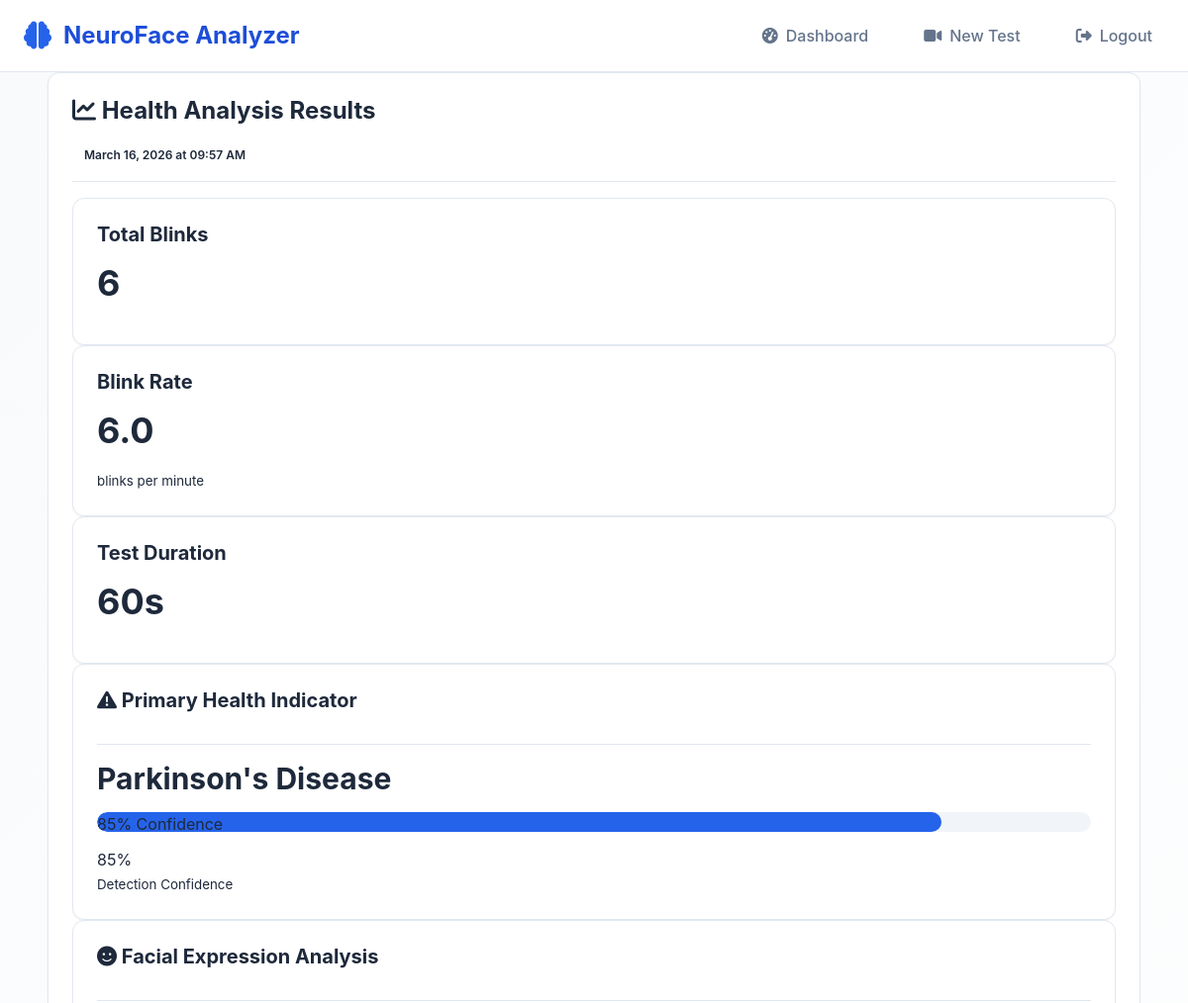
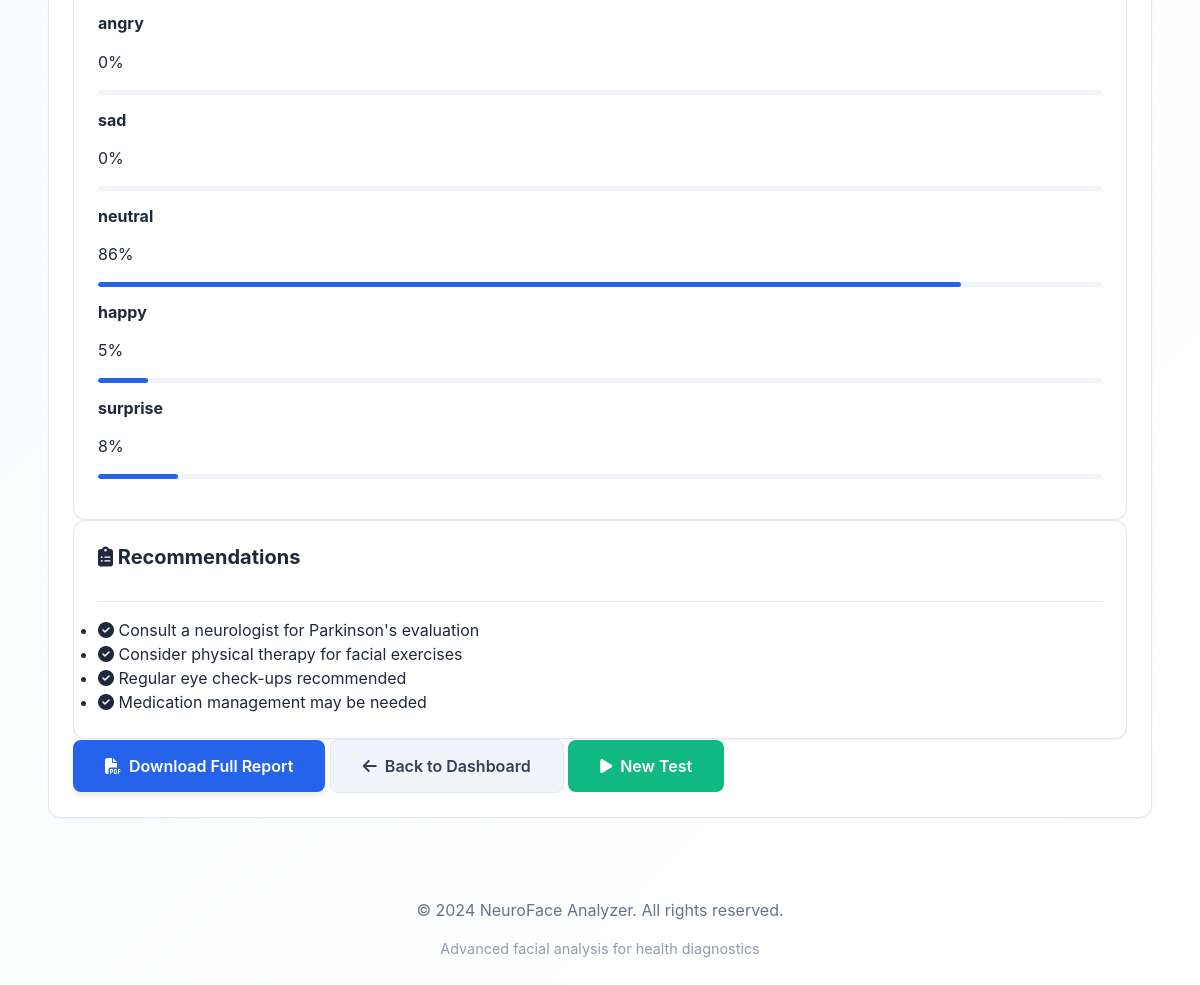
The app's page /results/3 (signed in) with its own data (2 pictures, top to bottom).
### models.py (models this page shows)
class TestResult(db.Model):
    __tablename__ = 'test_results'
    id = db.Column(db.Integer, primary_key=True)
    user_id = db.Column(db.Integer, db.ForeignKey('users.id'), nullable=False)
    blink_count = db.Column(db.Integer, default=0)
    blink_rate = db.Column(db.Float, default=0.0)
    micro_expressions = db.Column(db.Text)  # JSON string
    conditions = db.Column(db.Text)  # JSON string
    confidence_scores = db.Column(db.Text)  # JSON string
    recommendations = db.Column(db.Text)  # JSON string
    facial_asymmetry = db.Column(db.Float, default=0.0)
    expression_variability = db.Column(db.Float, default=0.0)
    test_duration = db.Column(db.Integer, default=60)  # seconds
    test_date = db.Column(db.DateTime, default=datetime.utcnow)

class HealthCondition(db.Model):
    __tablename__ = 'health_conditions'
    id = db.Column(db.Integer, primary_key=True)
    test_result_id = db.Column(db.Integer, db.ForeignKey('test_results.id'), nullable=False)
    condition_name = db.Column(db.String(100))
    confidence_score = db.Column(db.Float, default=0.0)
    detected_at = db.Column(db.DateTime, default=datetime.utcnow)

### app.py (the view)
@app.route('/results/<int:result_id>')
@login_required
def results(result_id):
    result = TestResult.query.get_or_404(result_id)
    if result.user_id != current_user.id:
        flash('Access denied.', 'danger')
        return redirect(url_for('dashboard'))
    micro_expressions = json.loads(result.micro_expressions) if result.micro_expressions else {}
    conditions = json.loads(result.conditions) if result.conditions else []
    confidence_scores = json.loads(result.confidence_scores) if result.confidence_scores else {}
    recommendations = json.loads(result.recommendations) if result.recommendations else []
    health_conditions = HealthCondition.query.filter_by(test_result_id=result.id).all()
    return render_template('results.html',
                         result=result,
                         micro_expressions=micro_expressions,
                         conditions=conditions,
                         confidence_scores=confidence_scores,
                         recommendations=recommendations,
                         health_conditions=health_conditions)

### app.py (called while the page is built)
@login_manager.user_loader
def load_user(user_id):
    return User.query.get(int(user_id))

@app.template_filter('fromjson')
def fromjson_filter(value):
    try:
        if isinstance(value, str):
            return json.loads(value)
        return value
    except:
        return []

### templates/results.html (shortened to what this page needs)
    {% set expressions = result.micro_expressions|fromjson %}
    {% set conditions = result.conditions|fromjson %}
    {% set recommendations = result.recommendations|fromjson %}
{% extends "base.html" %}
{% block content %}
<div class="container py-4">
    <div class="row">
        <div class="col-12">
            <div class="card shadow-sm">
                <div class="card-header bg-primary text-white d-flex justify-content-between align-items-center">
                    <h4 class="mb-0">
                        <i class="fas fa-chart-line"></i>
                        Health Analysis Results
                    </h4>
                    <span class="badge bg-light text-dark">
                        {{ result.test_date.strftime('%B %d, %Y at %I:%M %p') }}
                    </span>
                </div>
                <div class="card-body">
                    <div class="row mb-4">
                        <div class="col-md-4">
                            <div class="card bg-light">
                                <div class="card-body text-center">
                                    <h5 class="text-muted">Total Blinks</h5>
                                    <h2 class="display-4">{{ result.blink_count }}</h2>
                                </div>
                            </div>
                        </div>
                        <div class="col-md-4">
                            <div class="card bg-light">
                                <div class="card-body text-center">
                                    <h5 class="text-muted">Blink Rate</h5>
                                    <h2 class="display-4">{{ "%.1f"|format(result.blink_rate) }}</h2>
                                    <small class="text-muted">blinks per minute</small>
                                </div>
                            </div>
                        </div>
                        <div class="col-md-4">
                            <div class="card bg-light">
                                <div class="card-body text-center">
                                    <h5 class="text-muted">Test Duration</h5>
                                    <h2 class="display-4">{{ result.test_duration }}s</h2>
                                </div>
                            </div>
                        </div>
                    </div>
                    <div class="row mb-4">
                        <div class="col-12">
                            {% set conditions = result.conditions|fromjson %}
                            {% set confidence_scores = result.confidence_scores|fromjson %}
                            {% if conditions and conditions[0] != 'No specific condition detected' %}
                                {% set primary_condition = conditions[0] %}
                                {% set confidence = confidence_scores.get(primary_condition, 0) %}
                                <div class="card {% if confidence > 70 %}border-danger{% elif confidence > 50 %}border-warning{% else %}border-info{% endif %}">
                                    <div class="card-header {% if confidence > 70 %}bg-danger{% elif confidence > 50 %}bg-warning{% else %}bg-info{% endif %} text-white">
                                        <h5 class="mb-0">
                                            <i class="fas fa-exclamation-triangle"></i>
                                            Primary Health Indicator
                                        </h5>
                                    </div>
                                    <div class="card-body">
                                        <div class="row align-items-center">
                                            <div class="col-md-8">
                                                <h3>{{ primary_condition }}</h3>
                                                <div class="progress mt-3" style="height: 20px;">
                                                    <div class="progress-bar {% if confidence > 70 %}bg-danger{% elif confidence > 50 %}bg-warning{% else %}bg-info{% endif %}"
                                                         style="width: {{ confidence }}%">
                                                        {{ "%.0f"|format(confidence) }}% Confidence
                                                    </div>
                                                </div>
                                            </div>
                                            <div class="col-md-4 text-center">
                                                <div class="display-1">{{ "%.0f"|format(confidence) }}%</div>
                                                <small class="text-muted">Detection Confidence</small>
                                            </div>
                                        </div>
                                    </div>
                                </div>
                            {% endif %}
                        </div>
                    </div>
                    <div class="row mb-4">
                        <div class="col-12">
                            <div class="card">
                                <div class="card-header bg-secondary text-white">
                                    <h5 class="mb-0">
                                        <i class="fas fa-smile"></i>
                                        Facial Expression Analysis
                                    </h5>
                                </div>
                                <div class="card-body">
                                    <div class="row">
                                        {% set expressions = result.micro_expressions|fromjson %}
                                        {% for emotion, value in expressions.items() %}
                                        <div class="col-md-2 col-6 mb-3">
                                            <div class="text-center">
                                                <h6 class="text-capitalize">{{ emotion }}</h6>
                                                <div class="display-6">{{ value }}%</div>
                                                <div class="progress mt-2" style="height: 5px;">
                                                    <div class="progress-bar
                                                        {% if emotion == 'happy' %}bg-success
                                                        {% elif emotion == 'sad' %}bg-info
                                                        {% elif emotion == 'angry' %}bg-danger
                                                        {% elif emotion == 'surprise' %}bg-warning
                                                        {% else %}bg-secondary{% endif %}"
                                                        style="width: {{ value }}%">
                                                    </div>
                                                </div>
                                            </div>
                                        </div>
                                        {% endfor %}
                                    </div>
                                </div>
                            </div>
                        </div>
                    </div>
                    <div class="row mb-4">
                        <div class="col-12">
                            <div class="card">
                                <div class="card-header bg-info text-white">
                                    <h5 class="mb-0">
                                        <i class="fas fa-clipboard-list"></i>
                                        Recommendations
                                    </h5>
                                </div>
                                <div class="card-body">
                                    <ul class="list-group list-group-flush">
                                        {% set recommendations = result.recommendations|fromjson %}
                                        {% for recommendation in recommendations %}
                                        <li class="list-group-item">
                                            <i class="fas fa-check-circle text-success mr-2"></i>
                                            {{ recommendation }}
                                        </li>
                                        {% endfor %}
                                    </ul>
                                </div>
                            </div>
                        </div>
                    </div>
                    <div class="row">
                        <div class="col-12 text-center">
                            <a href="{{ url_for('download_report', result_id=result.id) }}" class="btn btn-primary btn-lg">
                                <i class="fas fa-file-pdf"></i>
                                Download Full Report
                            </a>
                            <a href="{{ url_for('dashboard') }}" class="btn btn-secondary btn-lg ml-2">
                                <i class="fas fa-arrow-left"></i>
                                Back to Dashboard
                            </a>
                            <a href="{{ url_for('start_test') }}" class="btn btn-success btn-lg ml-2">
                                <i class="fas fa-play"></i>
                                New Test
                            </a>
                        </div>
                    </div>
                </div>
            </div>
        </div>
    </div>
</div>
{% endblock %}

### static/css/style.css (style rules this page uses)
:root { --primary-50: #eff6ff; --primary-100: #dbeafe; --primary-200: #bfdbfe; --primary-300: #93c5fd; --primary-400: #60a5fa; --primary-500: #3b82f6; --primary-600: #2563eb; --primary-700: #1d4ed8; --primary-800: #1e40af; --primary-900: #1e3a8a; --secondary-50: #f8fafc; --secondary-100: #f1f5f9; --secondary-200: #e2e8f0; --secondary-300: #cbd5e1; --secondary-400: #94a3b8; --secondary-500: #64748b; --secondary-600: #475569; --secondary-700: #334155; --secondary-800: #1e293b; --secondary-900: #0f172a; --accent-success: #10b981; --accent-warning: #f59e0b; --accent-danger: #ef4444; --accent-info: #3b82f6; --bg-primary: #ffffff; --bg-secondary: #f8fafc; --bg-tertiary: #f1f5f9; --text-primary: #1e293b; --text-secondary: #64748b; --text-tertiary: #94a3b8; --border-color: #e2e8f0; --shadow-sm: 0 1px 2px 0 rgb(0 0 0 / 0.05); --shadow-md: 0 4px 6px -1px rgb(0 0 0 / 0.1); --shadow-lg: 0 10px 15px -3px rgb(0 0 0 / 0.1); --shadow-xl: 0 20px 25px -5px rgb(0 0 0 / 0.1); --radius-sm: 0.375rem; --radius-md: 0.5rem; --radius-lg: 0.75rem; --radius-xl: 1rem; --radius-full: 9999px; --transition-fast: 150ms cubic-bezier(0.4, 0, 0.2, 1); --transition-normal: 300ms cubic-bezier(0.4, 0, 0.2, 1); --transition-slow: 500ms cubic-bezier(0.4, 0, 0.2, 1); }
* { margin: 0; padding: 0; box-sizing: border-box; }
html { font-size: 16px; scroll-behavior: smooth; }
body { font-family: 'Inter', -apple-system, BlinkMacSystemFont, 'Segoe UI', Roboto, Oxygen, Ubuntu, Cantarell, sans-serif; line-height: 1.5; color: var(--text-primary); background: linear-gradient(135deg, var(--bg-secondary) 0%, var(--bg-primary) 100%); min-height: 100vh; overflow-x: hidden; }
h1, h2, h3, h4, h5, h6 { font-weight: 700; line-height: 1.2; color: var(--text-primary); margin-bottom: 1rem; }
h2 { font-size: 2.25rem; }
h3 { font-size: 1.875rem; }
h4 { font-size: 1.5rem; }
h5 { font-size: 1.25rem; }
h6 { font-size: 1rem; }
a { color: var(--primary-600); text-decoration: none; transition: color var(--transition-fast); }
.container { width: 100%; max-width: 1200px; margin: 0 auto; padding: 0 1.5rem; }
.btn { display: inline-flex; align-items: center; justify-content: center; gap: 0.5rem; padding: 0.75rem 1.5rem; font-weight: 600; font-size: 0.875rem; line-height: 1.25rem; border: none; border-radius: var(--radius-md); cursor: pointer; transition: all var(--transition-fast); text-decoration: none; user-select: none; }
.btn i { font-size: 1rem; }
.btn-primary { background: var(--primary-600); color: white; box-shadow: var(--shadow-md); }
.btn-secondary { background: var(--secondary-100); color: var(--secondary-700); border: 1px solid var(--border-color); }
.btn-success { background: var(--accent-success); color: white; }
.btn-lg { padding: 1rem 2rem; font-size: 1rem; }
.card { background: var(--bg-primary); border: 1px solid var(--border-color); border-radius: var(--radius-lg); padding: 1.5rem; box-shadow: var(--shadow-sm); transition: all var(--transition-normal); }
.card-header { padding-bottom: 1rem; margin-bottom: 1rem; border-bottom: 1px solid var(--border-color); }
.card-body { padding: 0; }
.progress { height: 0.5rem; background: var(--bg-tertiary); border-radius: var(--radius-full); overflow: hidden; margin: 1rem 0; }
.progress-bar { height: 100%; background: var(--primary-600); border-radius: var(--radius-full); transition: width var(--transition-slow); }
.badge { display: inline-block; padding: 0.25rem 0.75rem; font-size: 0.75rem; font-weight: 600; line-height: 1; text-align: center; white-space: nowrap; vertical-align: baseline; border-radius: var(--radius-full); }

### records on screen
TestResult: test_date "March 16, 2026 at 09:57 AM", blink_count "6", blink_rate "6.0", test_duration "60"
HealthCondition: condition_name "Parkinson's Disease"

### other values on screen
{{ "%.0f"|format(confidence) }} "85"
{{ emotion }} "angry" "sad" "neutral" "happy" "surprise"
{{ value }} "0" "0" "86" "5" "8"
{{ recommendation }} "Consult a neurologist for Parkinson's evaluation" "Consider physical therapy for facial exercises" "Regular eye check-ups recommended" "Medication management may be needed"
